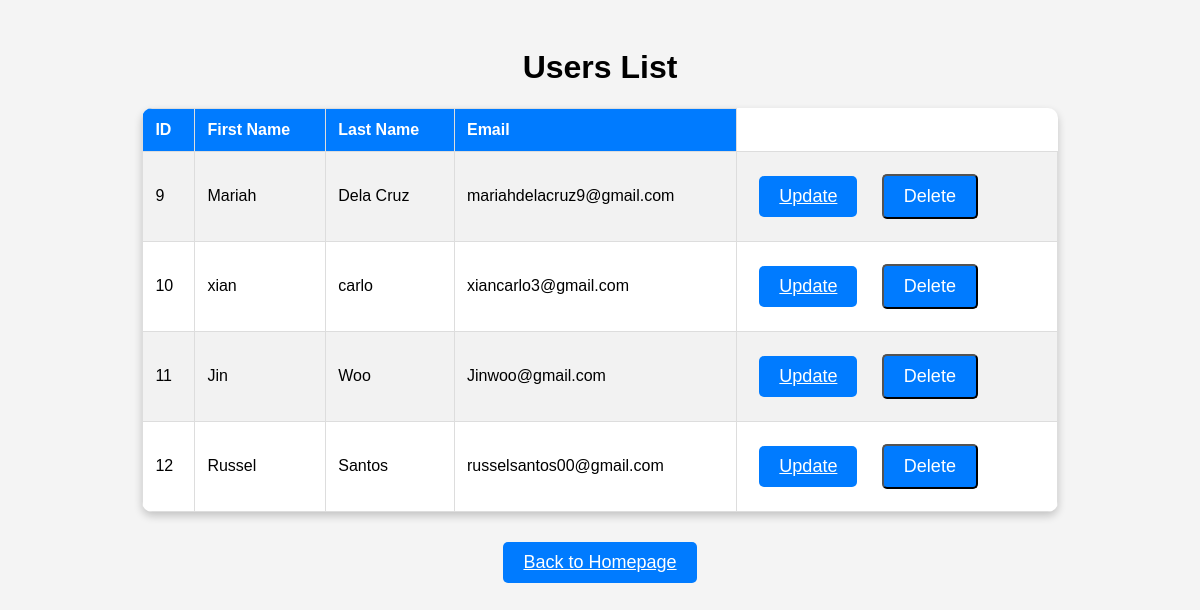
Page /display_users.php on the committed database.
### tables this page shows
CREATE TABLE `users` (
  `Id` int(10) NOT NULL,
  `firstName` varchar(50) NOT NULL,
  `lastName` varchar(50) NOT NULL,
  `email` varchar(50) NOT NULL,
  `password` varchar(50) NOT NULL
);

### display_users.php (the view, shortened to what this page needs)
<?php
include 'connect.php';
?>
<!DOCTYPE html>
<html lang="en">
<head>
</head>
<body>
    <h1>Users List</h1>
    <table>
        <tr>
            <th>ID</th>
            <th>First Name</th>
            <th>Last Name</th>
            <th>Email</th>
        </tr>
        <?php
        $sql = "SELECT id, firstName, lastName, email FROM users";
        if ($result = $conn->query($sql)) {
            while ($row = $result->fetch_assoc()) {
                echo "<tr>";
                echo "<td>" . $row['id'] . "</td>";
                echo "<td>" . $row['firstName'] . "</td>";
                echo "<td>" . $row['lastName'] . "</td>";
                echo "<td>" . $row['email'] . "</td>";
                echo "<td>
                        <a href='update_user.php?id=" . $row['id'] . "' class='btn'>Update</a>
                        <form method='post' style='display:inline;' onsubmit='return confirm(\"Are you sure you want to delete?\")'>
                            <input type='hidden' name='id' value='" . $row['id'] . "'>
                            <button type='submit' name='delete' class='btn btn-delete'>Delete</button>
                        </form>
                      </td>";
                echo "</tr>";
            }
        } else {
            echo "<tr><td colspand='4'>No users found.</td></tr>";
        }
        ?>
    </table>
    <a href="homepage.php" class="btn">Back to Homepage</a>
</body>
</html>

### display_users.php (style rules this page uses)
body { font-family: Arial, sans-serif; background-color: #f4f4f4; text-align: center; padding: 20px; }
table { width: 80%; margin: 20px auto; border-collapse: collapse; background: white; box-shadow: 0 4px 8px rgba(0, 0, 0, 0.2); border-radius: 10px; overflow: hidden; }
th, td { padding: 12px; border: 1px solid #ddd; text-align: left; }
th { background-color: #007bff; color: white; }
tr:nth-child(even) { background-color: #f2f2f2; }
.btn { display: inline-block; padding: 10px 20px; margin: 10px; font-size: 18px; color: white; background-color: #007bff; text-shadow: none; border-radius: 5px; }

### rows in the picture
users: Id "9", firstName "Mariah", lastName "Dela Cruz", email "mariahdelacruz9@gmail.com"
users: Id "10", firstName "xian", lastName "carlo", email "xiancarlo3@gmail.com"
users: Id "11", firstName "Jin", lastName "Woo", email "Jinwoo@gmail.com"
users: Id "12", firstName "Russel", lastName "Santos", email "russelsantos00@gmail.com"
